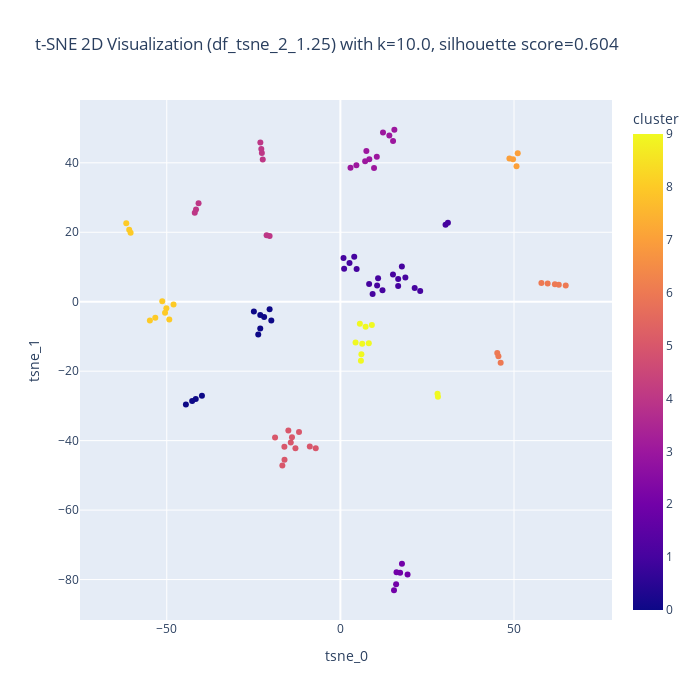

The notebook cell saved with this chart:
### Markdown cell above
### 2등

### Code cell
# 1. 최고 성능의 t-SNE 하이퍼파라미터 조합 추출
#    (df_view_tSNE는 'tsne_dimension', 'perplexity', 'k', 'silhouette_score' 칼럼을 가진 DataFrame으로 가정)
best_row = df_view_1.iloc[1]
tsne_dimension = best_row['tsne_dimension']
perplexity = best_row['perplexity']   # 소수 가능
k = best_row['k']
sil_score = best_row['silhouette_score']

# 2. tsne_dfs 딕셔너리에서 해당 하이퍼파라미터에 맞는 t-SNE 결과 DataFrame 불러오기
#    저장 시 키는 "df_tsne_{tsne_dimension}_{perplexity}" 형식으로 저장했다고 가정 (여기서는 그대로 사용)
tsne_key = f"df_tsne_{int(tsne_dimension)}_{float(perplexity):.2f}"
print("Best t-SNE parameters:", tsne_key, "with k =", k, "and silhouette score =", sil_score)

best_tsne_df = tsne_dfs[tsne_key].copy()  # 원본 보호

# 3. K-Means 군집화 적용
#    book_id 컬럼 등 문자열은 제외하고, 오직 t-SNE 임베딩 좌표만 사용
if int(tsne_dimension) == 2:
    feature_cols = ['tsne_0', 'tsne_1']
elif int(tsne_dimension) == 3:
    feature_cols = ['tsne_0', 'tsne_1', 'tsne_2']
else:
    raise ValueError("t-SNE 차원은 2 또는 3이어야 합니다.")

from sklearn.cluster import KMeans
kmeans = KMeans(n_clusters=int(k), random_state=42)
labels = kmeans.fit_predict(best_tsne_df[feature_cols].values)
best_tsne_df['cluster'] = labels

# 3-1. 각 클러스터별 대표 Book ID(centroid와 가장 가까운 점의 book_id)를 계산
import numpy as np
rep_book_ids_tsne_2 = {}
for cluster, group in best_tsne_df.groupby('cluster'):
    # 해당 클러스터의 centroid 계산 (feature_cols 기준)
    centroid = group[feature_cols].mean().values
    # 각 점과 centroid 간의 유클리드 거리 계산
    distances = np.linalg.norm(group[feature_cols].values - centroid, axis=1)
    # 가장 가까운 점의 인덱스
    idx = np.argmin(distances)
    rep_book_id = group.iloc[idx]['book_id']
    rep_book_ids_tsne_2[cluster] = rep_book_id

# 대표 Book ID들을 한 줄로 출력
print("Representative Book IDs by Cluster:", rep_book_ids_tsne_2)

# 4. Plotly로 시각화 (2D 또는 3D)
import plotly.express as px

if int(tsne_dimension) == 2:
    fig = px.scatter(
        best_tsne_df,
        x='tsne_0',
        y='tsne_1',
        color='cluster',
        hover_data=['book_id'],
        title=f"t-SNE 2D Visualization ({tsne_key}) with k={k}, silhouette score={sil_score:.3f}"
    )
    # 2D 정사각형(정방형) 설정
    fig.update_layout(
        autosize=False,
        width=700,
        height=700,
        xaxis=dict(scaleanchor="y", scaleratio=1),
        yaxis=dict(scaleanchor="x", scaleratio=1)
    )
elif int(tsne_dimension) == 3:
    fig = px.scatter_3d(
        best_tsne_df,
        x='tsne_0',
        y='tsne_1',
        z='tsne_2',
        color='cluster',
        hover_data=['book_id'],
        title=f"t-SNE 3D Visualization ({tsne_key}) with k={k}, silhouette score={sil_score:.3f}"
    )
    # 3D 정육면체 설정
    fig.update_layout(
        scene=dict(aspectmode='cube'),
        width=700,
        height=700
    )
else:
    fig = None
    print("Visualization for t-SNE dimensions other than 2 or 3 is not supported.")

if fig is not None:
    fig.show()

### Figure 1 — Plotly figure (JSON) as saved in the notebook; plotly's stock layout.template omitted (floating-point values rounded to 4 significant figures)
{"data": [{"customdata": [["67b052977c1804ebceb00499"], ["67b052977c1804ebceb0068e"], ["67b052977c1804ebceb00883"], ["67b052977c1804ebceb00a78"], ["67b052977c1804ebceb00c6d"], ["67b052977c1804ebceb00e62"], ["67b052977c1804ebceb00fff"], ["67b052977c1804ebceb01064"], ["67b052977c1804ebceb010c9"], ["67b052977c1804ebceb0112e"], ["67b052977c1804ebceb01193"], ["67b052977c1804ebceb011f8"], ["67b052987c1804ebceb0125d"], ["67b052987c1804ebceb012c2"], ["67b052987c1804ebceb01327"], ["67b052987c1804ebceb0138c"], ["67b052987c1804ebceb013f1"], ["67b052987c1804ebceb01456"], ["67b052987c1804ebceb014bb"], ["67b052987c1804ebceb01520"], ["67b052987c1804ebceb01585"], ["67b052987c1804ebceb015ea"], ["67b052987c1804ebceb0164f"], ["67b052987c1804ebceb016b4"], ["67b052987c1804ebceb01719"], ["67b052987c1804ebceb0177e"], ["67b052987c1804ebceb017e3"], ["67b052987c1804ebceb01848"], ["67b052987c1804ebceb018ad"], ["67b052987c1804ebceb01912"], ["67b052987c1804ebceb01977"], ["67b052987c1804ebceb019dc"], ["67b052987c1804ebceb01a41"], ["67b052987c1804ebceb01aa6"], ["67b052987c1804ebceb01b0b"], ["67b052987c1804ebceb01b70"], ["67b052987c1804ebceb01bd5"], ["67b052987c1804ebceb01c3a"], ["67b052987c1804ebceb01c9f"], ["67b052987c1804ebceb01d04"], ["67b052987c1804ebceb01d69"], ["67b052987c1804ebceb01dce"], ["67b052987c1804ebceb01e33"], ["67b052997c1804ebceb01e98"], ["67b052997c1804ebceb01efd"], ["67b052997c1804ebceb01f62"], ["67b052997c1804ebceb01fc7"], ["67b052997c1804ebceb0202c"], ["67b052997c1804ebceb02091"], ["67b052997c1804ebceb020f6"], ["67b052997c1804ebceb0215b"], ["67b052997c1804ebceb021c0"], ["67b052997c1804ebceb02225"], ["67b052997c1804ebceb0228a"], ["67b052997c1804ebceb022ef"], ["67b052997c1804ebceb02354"], ["67b052997c1804ebceb023b9"], ["67b052997c1804ebceb0241e"], ["67b052997c1804ebceb02483"], ["67b052997c1804ebceb024e8"], ["67b052997c1804ebceb0254d"], ["67b052997c1804ebceb025b2"], ["67b052997c1804ebceb02617"], ["67b052997c1804ebceb0267c"], ["67b052997c1804ebceb026e1"], ["67b052997c1804ebceb02746"], ["67b052997c1804ebceb027ab"], ["67b052997c1804ebceb02810"], ["67b052997c1804ebceb02875"], ["67b052997c1804ebceb028da"], ["67b052997c1804ebceb0293f"], ["67b052997c1804ebceb029a4"], ["67b052997c1804ebceb02a09"], ["67b052997c1804ebceb02a6e"], ["67b0529a7c1804ebceb02ad3"], ["67b0529a7c1804ebceb02b38"], ["67b0529a7c1804ebceb02b9d"], ["67b0529a7c1804ebceb02c02"], ["67b0529a7c1804ebceb02c3f"], ["67b0529a7c1804ebceb02ca4"], ["67b0529a7c1804ebceb02d09"], ["67b0529a7c1804ebceb02d6e"], ["67b0529a7c1804ebceb02dd3"], ["67b0529a7c1804ebceb02e38"], ["67b0529a7c1804ebceb02e9d"], ["67b0529a7c1804ebceb02f02"], ["67b0529a7c1804ebceb02f67"], ["67b0529a7c1804ebceb02fcc"], ["67b0529a7c1804ebceb03031"], ["67b0529a7c1804ebceb03096"], ["67b0529a7c1804ebceb030fb"], ["67b0529a7c1804ebceb03160"], ["67b0529a7c1804ebceb031c5"], ["67b0529a7c1804ebceb0322a"], ["67b0529a7c1804ebceb0328f"], ["67b0529a7c1804ebceb032f4"], ["67b0529a7c1804ebceb03359"], ["67b0529a7c1804ebceb033be"], ["67b0529a7c1804ebceb03423"]], "hovertemplate": "tsne_0=%{x}<br>tsne_1=%{y}<br>book_id=%{customdata[0]}<br>cluster=%{marker.color}<extra></extra>", "legendgroup": "", "marker": {"color": [4, 4, 2, 6, 8, 6, 0, 1, 1, 9, 0, 1, 2, 6, 1, 9, 2, 1, 9, 7, 5, 1, 4, 8, 8, 0, 9, 3, 2, 5, 6, 3, 6, 1, 9, 9, 0, 0, 4, 0, 8, 0, 3, 9, 1, 1, 1, 5, 4, 4, 1, 1, 5, 8, 9, 3, 4, 1, 8, 1, 6, 5, 0, 9, 7, 8, 1, 3, 1, 5, 8, 2, 5, 5, 3, 1, 9, 3, 2, 7, 4, 8, 1, 7, 8, 3, 4, 5, 5, 5, 1, 6, 0, 3, 3, 6, 0, 0, 3], "coloraxis": "coloraxis", "symbol": "circle"}, "mode": "markers", "name": "", "orientation": "v", "showlegend": false, "type": "scatter", "x": [-21.25, -22.78, 17.19, 45.51, -50.49, 61.77, -44.49, 30.28, 17.71, 4.371, -20.39, 3.985, 19.35, 45.17, 21.39, 6.281, 16.17, 4.675, 6.049, 49.72, -16.09, 15.14, -20.38, -61.66, -49.27, -21.96, 5.609, 7.482, 17.73, -8.813, 64.89, 15.17, 57.89, 0.8967, 9.061, 5.915, -39.87, -41.64, -40.84, -23.07, -60.81, -42.68, 8.321, 8.182, 10.85, 8.272, 9.277, -12.95, -22.36, -23.05, 10.57, 22.98, -11.91, -60.41, 7.262, 10.48, -22.61, 2.623, -50.11, 1.077, 46.15, -7.102, -23.07, 28.09, 50.71, -53.3, 16.63, 12.27, 12.12, -14.29, -54.87, 15.44, -16.71, -16.13, 9.688, 18.71, 27.97, 14.1, 16.04, 51.07, -41.93, -48.05, 30.97, 48.67, -51.29, 7.128, -41.57, -18.81, -13.94, -14.99, 16.64, 62.89, -19.9, 2.91, 4.603, 59.69, -24.92, -23.66, 15.54], "xaxis": "x", "y": [19.15, 43.99, -78.04, -15.72, -3.158, 5.004, -29.56, 22.19, 10.11, -11.72, -2.156, 12.92, -78.56, -14.77, 3.927, -12.12, -77.88, 9.422, -15.15, 41.05, -45.5, 7.863, 18.92, 22.57, -5.108, -4.386, -6.332, 43.43, -75.42, -41.72, 4.672, 46.28, 5.427, 12.59, -6.707, -16.96, -27.08, -28.01, 28.38, -3.855, 20.74, -28.58, 40.99, -11.97, 6.758, 5.135, 2.194, -42.17, 40.98, 45.88, 4.676, 3.104, -37.51, 19.83, -7.211, 41.71, 42.86, 11.15, -1.872, 9.461, -17.57, -42.16, -7.692, -27.36, 39.01, -4.612, 4.506, 48.7, 3.328, -40.55, -5.408, -83.08, -47.18, -41.73, 38.48, 7.005, -26.47, 47.87, -81.39, 42.76, 25.64, -0.8216, 22.76, 41.23, 0.1294, 40.42, 26.54, -39.11, -39.04, -37.1, 6.575, 4.885, -5.436, 38.55, 39.29, 5.234, -2.788, -9.415, 49.52], "yaxis": "y"}], "layout": {"autosize": false, "coloraxis": {"colorbar": {"title": {"text": "cluster"}}, "colorscale": [[0, "#0d0887"], [0.1111, "#46039f"], [0.2222, "#7201a8"], [0.3333, "#9c179e"], [0.4444, "#bd3786"], [0.5556, "#d8576b"], [0.6667, "#ed7953"], [0.7778, "#fb9f3a"], [0.8889, "#fdca26"], [1, "#f0f921"]]}, "height": 700, "legend": {"tracegroupgap": 0}, "title": {"text": "t-SNE 2D Visualization (df_tsne_2_1.25) with k=10.0, silhouette score=0.604"}, "width": 700, "xaxis": {"anchor": "y", "domain": [0, 1], "scaleanchor": "y", "scaleratio": 1, "title": {"text": "tsne_0"}}, "yaxis": {"anchor": "x", "domain": [0, 1], "scaleanchor": "x", "scaleratio": 1, "title": {"text": "tsne_1"}}}}
